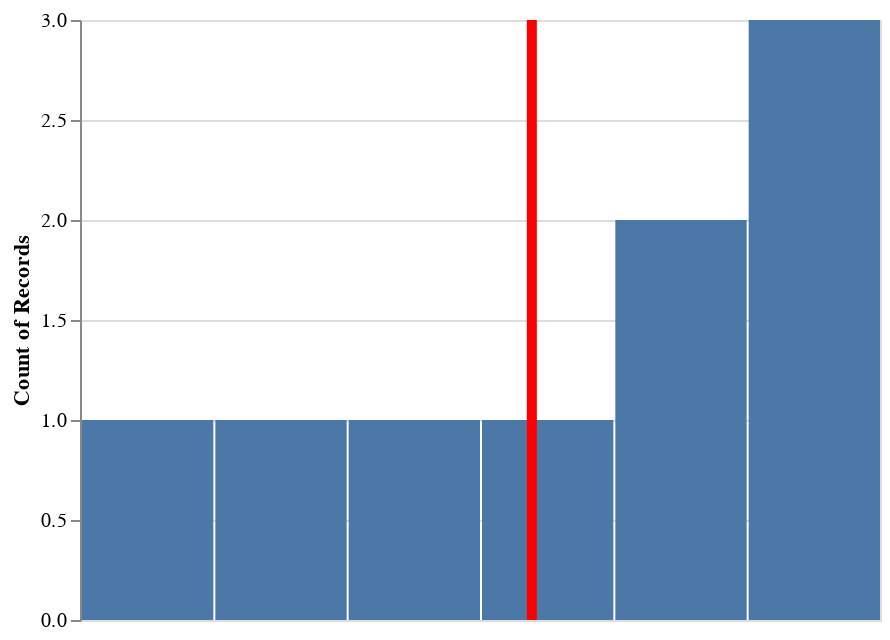

Notebook code cell kept with this figure:
### Code cell
import altair as alt

bar = alt.Chart(files_per_company).mark_bar().encode(
    alt.X('num_files:Q', bin=True, axis=None),
    alt.Y('count()')
)

rule = alt.Chart(files_per_company).mark_rule(color='red').encode(
    x='mean(num_files):Q',
    size=alt.value(5)
)

bar + rule

### Figure 1 — Vega-Lite specification as saved in the notebook (floating-point values rounded to 4 significant figures)
{"config": {"view": {"continuousWidth": 400, "continuousHeight": 300}}, "layer": [{"mark": "bar", "encoding": {"x": {"type": "quantitative", "axis": null, "bin": true, "field": "num_files"}, "y": {"type": "quantitative", "aggregate": "count"}}}, {"mark": {"type": "rule", "color": "red"}, "encoding": {"size": {"value": 5}, "x": {"type": "quantitative", "aggregate": "mean", "field": "num_files"}}}], "data": {"name": "data-2a2ead999d079fa2ba49adf50c1bd4e5"}, "$schema": "https://vega.github.io/schema/vega-lite/v4.0.0.json", "datasets": {"data-2a2ead999d079fa2ba49adf50c1bd4e5": [{"type": "Companies", "ccvm": "11070", "num_files": 16.0}, {"type": "Companies", "ccvm": "1023", "num_files": 14.0}, {"type": "Companies", "ccvm": "10880", "num_files": 14.0}, {"type": "Companies", "ccvm": "10456", "num_files": 12.0}, {"type": "Companies", "ccvm": "10960", "num_files": 12.0}, {"type": "Companies", "ccvm": "10472", "num_files": 10.0}, {"type": "Companies", "ccvm": "10561", "num_files": 9.0}, {"type": "Companies", "ccvm": "10596", "num_files": 6.0}, {"type": "Companies", "ccvm": "5150", "num_files": 4.0}]}}
